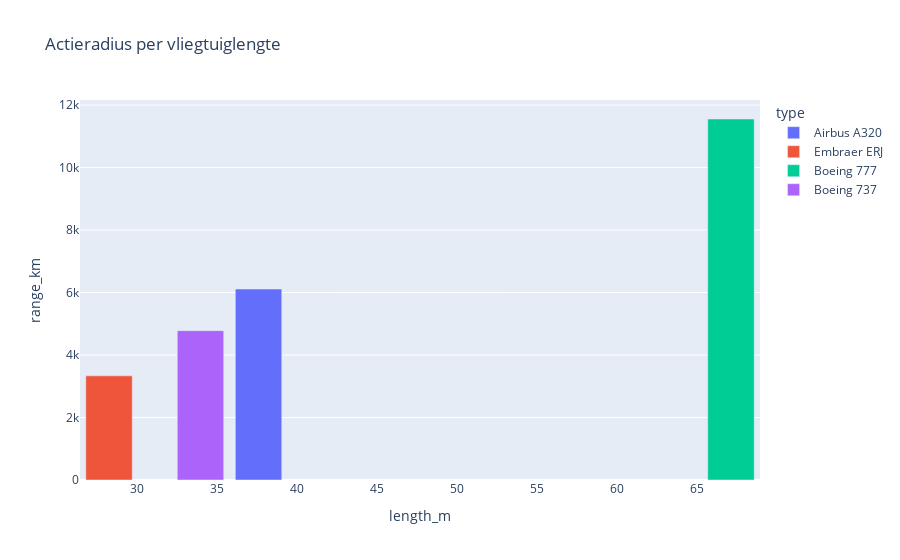
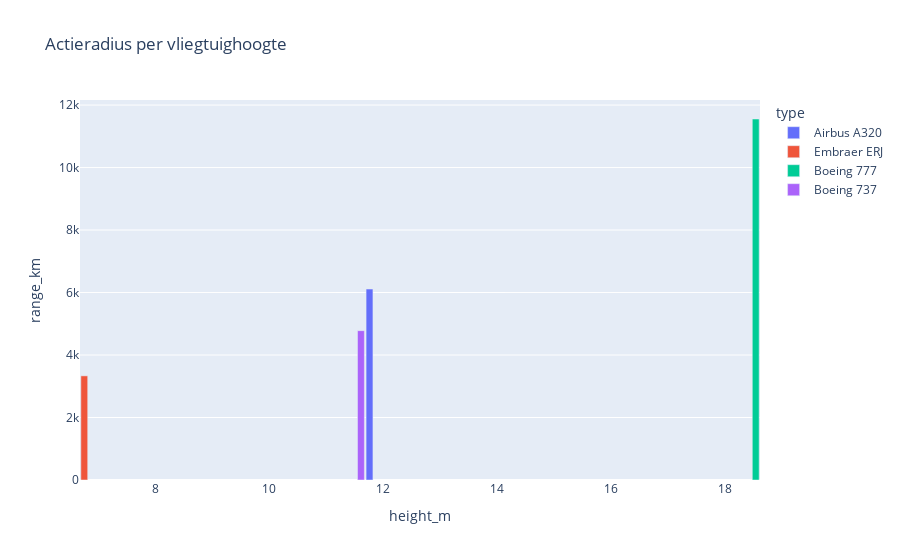
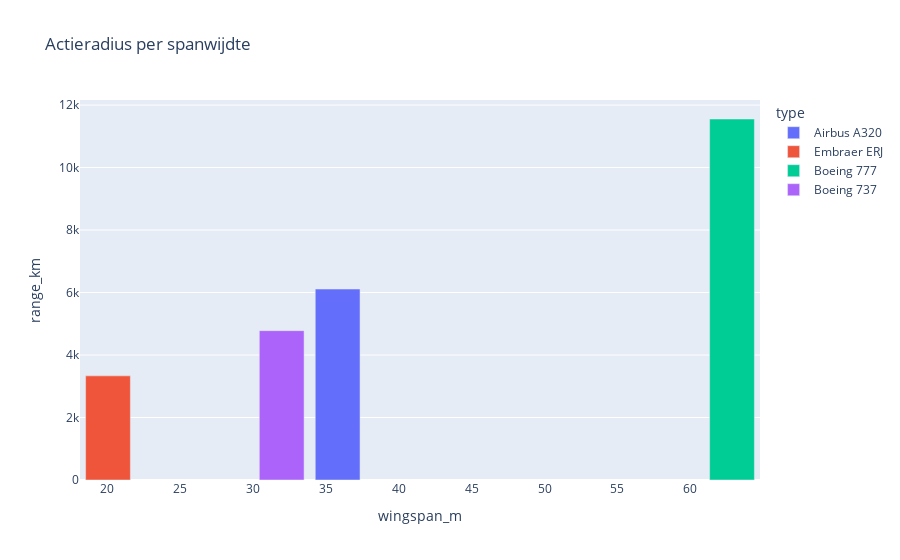
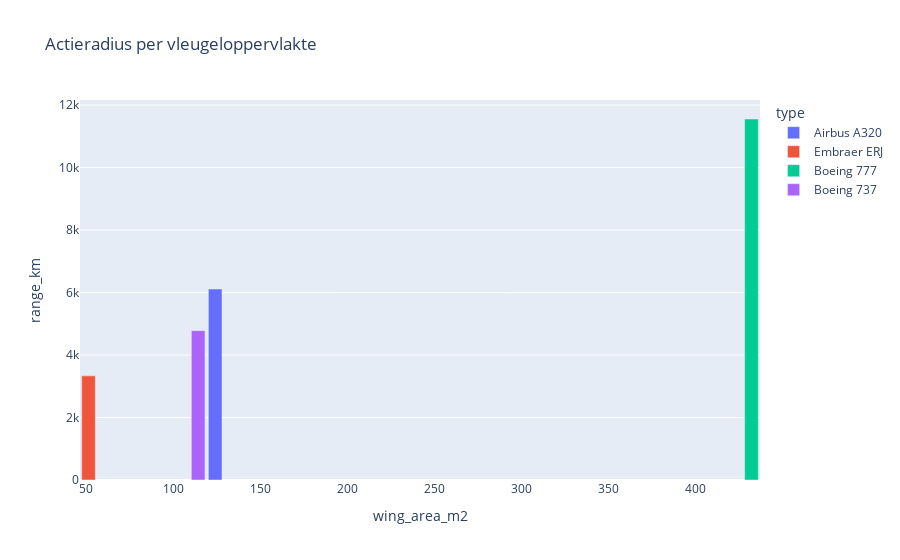

Notebook code for these charts, in order:
### Code cell
fig = px.bar(plane_specs, 'length_m', 'range_km', color='type', title=('Actieradius per vliegtuiglengte'))
fig.show()

fig = px.bar(plane_specs, 'height_m', 'range_km', color='type', title=('Actieradius per vliegtuighoogte'))
fig.show()

fig = px.bar(plane_specs, 'wingspan_m', 'range_km', color='type', title=('Actieradius per spanwijdte'))
fig.show()

fig = px.bar(plane_specs, 'wing_area_m2', 'range_km', color='type', title=('Actieradius per vleugeloppervlakte'))
fig.show()

fig = px.bar(plane_specs, 'length_m', 'ceiling_m', color='type', title=('Dienstplafond per vliegtuiglengte'))
fig.show()

fig = px.bar(plane_specs, 'height_m', 'ceiling_m', color='type', title=('Dienstplafond per vliegtuighoogte'))
fig.show()

fig = px.bar(plane_specs, 'wingspan_m', 'ceiling_m', color='type', title=('Dienstplafond per spanwijdte'))
fig.show()

fig = px.bar(plane_specs, 'wing_area_m2', 'range_km', color='type', title=('Dienstplafond per vleugeloppervlakte'))
fig.show()

### Figure 1 — Plotly figure (JSON) as saved in the notebook; plotly's stock layout.template omitted (floating-point values rounded to 4 significant figures)
{"data": [{"hovertemplate": "type=Airbus A320<br>length_m=%{x}<br>range_km=%{y}<extra></extra>", "legendgroup": "Airbus A320", "marker": {"color": "#636efa", "pattern": {"shape": ""}}, "name": "Airbus A320", "orientation": "v", "showlegend": true, "textposition": "auto", "type": "bar", "x": [37.57], "xaxis": "x", "y": [6111], "yaxis": "y"}, {"hovertemplate": "type=Embraer ERJ<br>length_m=%{x}<br>range_km=%{y}<extra></extra>", "legendgroup": "Embraer ERJ", "marker": {"color": "#EF553B", "pattern": {"shape": ""}}, "name": "Embraer ERJ", "orientation": "v", "showlegend": true, "textposition": "auto", "type": "bar", "x": [28.22], "xaxis": "x", "y": [3333], "yaxis": "y"}, {"hovertemplate": "type=Boeing 777<br>length_m=%{x}<br>range_km=%{y}<extra></extra>", "legendgroup": "Boeing 777", "marker": {"color": "#00cc96", "pattern": {"shape": ""}}, "name": "Boeing 777", "orientation": "v", "showlegend": true, "textposition": "auto", "type": "bar", "x": [67.11], "xaxis": "x", "y": [11554], "yaxis": "y"}, {"hovertemplate": "type=Boeing 737<br>length_m=%{x}<br>range_km=%{y}<extra></extra>", "legendgroup": "Boeing 737", "marker": {"color": "#ab63fa", "pattern": {"shape": ""}}, "name": "Boeing 737", "orientation": "v", "showlegend": true, "textposition": "auto", "type": "bar", "x": [33.94], "xaxis": "x", "y": [4780], "yaxis": "y"}], "layout": {"barmode": "relative", "legend": {"title": {"text": "type"}, "tracegroupgap": 0}, "title": {"text": "Actieradius per vliegtuiglengte"}, "xaxis": {"anchor": "y", "domain": [0, 1], "title": {"text": "length_m"}}, "yaxis": {"anchor": "x", "domain": [0, 1], "title": {"text": "range_km"}}}}

### Figure 2 — Plotly figure (JSON) as saved in the notebook; plotly's stock layout.template omitted (floating-point values rounded to 4 significant figures)
{"data": [{"hovertemplate": "type=Airbus A320<br>height_m=%{x}<br>range_km=%{y}<extra></extra>", "legendgroup": "Airbus A320", "marker": {"color": "#636efa", "pattern": {"shape": ""}}, "name": "Airbus A320", "orientation": "v", "showlegend": true, "textposition": "auto", "type": "bar", "x": [11.76], "xaxis": "x", "y": [6111], "yaxis": "y"}, {"hovertemplate": "type=Embraer ERJ<br>height_m=%{x}<br>range_km=%{y}<extra></extra>", "legendgroup": "Embraer ERJ", "marker": {"color": "#EF553B", "pattern": {"shape": ""}}, "name": "Embraer ERJ", "orientation": "v", "showlegend": true, "textposition": "auto", "type": "bar", "x": [6.76], "xaxis": "x", "y": [3333], "yaxis": "y"}, {"hovertemplate": "type=Boeing 777<br>height_m=%{x}<br>range_km=%{y}<extra></extra>", "legendgroup": "Boeing 777", "marker": {"color": "#00cc96", "pattern": {"shape": ""}}, "name": "Boeing 777", "orientation": "v", "showlegend": true, "textposition": "auto", "type": "bar", "x": [18.53], "xaxis": "x", "y": [11554], "yaxis": "y"}, {"hovertemplate": "type=Boeing 737<br>height_m=%{x}<br>range_km=%{y}<extra></extra>", "legendgroup": "Boeing 737", "marker": {"color": "#ab63fa", "pattern": {"shape": ""}}, "name": "Boeing 737", "orientation": "v", "showlegend": true, "textposition": "auto", "type": "bar", "x": [11.61], "xaxis": "x", "y": [4780], "yaxis": "y"}], "layout": {"barmode": "relative", "legend": {"title": {"text": "type"}, "tracegroupgap": 0}, "title": {"text": "Actieradius per vliegtuighoogte"}, "xaxis": {"anchor": "y", "domain": [0, 1], "title": {"text": "height_m"}}, "yaxis": {"anchor": "x", "domain": [0, 1], "title": {"text": "range_km"}}}}

### Figure 3 — Plotly figure (JSON) as saved in the notebook; plotly's stock layout.template omitted (floating-point values rounded to 4 significant figures)
{"data": [{"hovertemplate": "type=Airbus A320<br>wingspan_m=%{x}<br>range_km=%{y}<extra></extra>", "legendgroup": "Airbus A320", "marker": {"color": "#636efa", "pattern": {"shape": ""}}, "name": "Airbus A320", "orientation": "v", "showlegend": true, "textposition": "auto", "type": "bar", "x": [35.8], "xaxis": "x", "y": [6111], "yaxis": "y"}, {"hovertemplate": "type=Embraer ERJ<br>wingspan_m=%{x}<br>range_km=%{y}<extra></extra>", "legendgroup": "Embraer ERJ", "marker": {"color": "#EF553B", "pattern": {"shape": ""}}, "name": "Embraer ERJ", "orientation": "v", "showlegend": true, "textposition": "auto", "type": "bar", "x": [20.04], "xaxis": "x", "y": [3333], "yaxis": "y"}, {"hovertemplate": "type=Boeing 777<br>wingspan_m=%{x}<br>range_km=%{y}<extra></extra>", "legendgroup": "Boeing 777", "marker": {"color": "#00cc96", "pattern": {"shape": ""}}, "name": "Boeing 777", "orientation": "v", "showlegend": true, "textposition": "auto", "type": "bar", "x": [62.86], "xaxis": "x", "y": [11554], "yaxis": "y"}, {"hovertemplate": "type=Boeing 737<br>wingspan_m=%{x}<br>range_km=%{y}<extra></extra>", "legendgroup": "Boeing 737", "marker": {"color": "#ab63fa", "pattern": {"shape": ""}}, "name": "Boeing 737", "orientation": "v", "showlegend": true, "textposition": "auto", "type": "bar", "x": [31.96], "xaxis": "x", "y": [4780], "yaxis": "y"}], "layout": {"barmode": "relative", "legend": {"title": {"text": "type"}, "tracegroupgap": 0}, "title": {"text": "Actieradius per spanwijdte"}, "xaxis": {"anchor": "y", "domain": [0, 1], "title": {"text": "wingspan_m"}}, "yaxis": {"anchor": "x", "domain": [0, 1], "title": {"text": "range_km"}}}}

### Figure 4 — Plotly figure (JSON) as saved in the notebook; plotly's stock layout.template omitted (floating-point values rounded to 4 significant figures)
{"data": [{"hovertemplate": "type=Airbus A320<br>wing_area_m2=%{x}<br>range_km=%{y}<extra></extra>", "legendgroup": "Airbus A320", "marker": {"color": "#636efa", "pattern": {"shape": ""}}, "name": "Airbus A320", "orientation": "v", "showlegend": true, "textposition": "auto", "type": "bar", "x": [124.0], "xaxis": "x", "y": [6111], "yaxis": "y"}, {"hovertemplate": "type=Embraer ERJ<br>wing_area_m2=%{x}<br>range_km=%{y}<extra></extra>", "legendgroup": "Embraer ERJ", "marker": {"color": "#EF553B", "pattern": {"shape": ""}}, "name": "Embraer ERJ", "orientation": "v", "showlegend": true, "textposition": "auto", "type": "bar", "x": [51.18], "xaxis": "x", "y": [3333], "yaxis": "y"}, {"hovertemplate": "type=Boeing 777<br>wing_area_m2=%{x}<br>range_km=%{y}<extra></extra>", "legendgroup": "Boeing 777", "marker": {"color": "#00cc96", "pattern": {"shape": ""}}, "name": "Boeing 777", "orientation": "v", "showlegend": true, "textposition": "auto", "type": "bar", "x": [432.3], "xaxis": "x", "y": [11554], "yaxis": "y"}, {"hovertemplate": "type=Boeing 737<br>wing_area_m2=%{x}<br>range_km=%{y}<extra></extra>", "legendgroup": "Boeing 737", "marker": {"color": "#ab63fa", "pattern": {"shape": ""}}, "name": "Boeing 737", "orientation": "v", "showlegend": true, "textposition": "auto", "type": "bar", "x": [114.2], "xaxis": "x", "y": [4780], "yaxis": "y"}], "layout": {"barmode": "relative", "legend": {"title": {"text": "type"}, "tracegroupgap": 0}, "title": {"text": "Actieradius per vleugeloppervlakte"}, "xaxis": {"anchor": "y", "domain": [0, 1], "title": {"text": "wing_area_m2"}}, "yaxis": {"anchor": "x", "domain": [0, 1], "title": {"text": "range_km"}}}}
